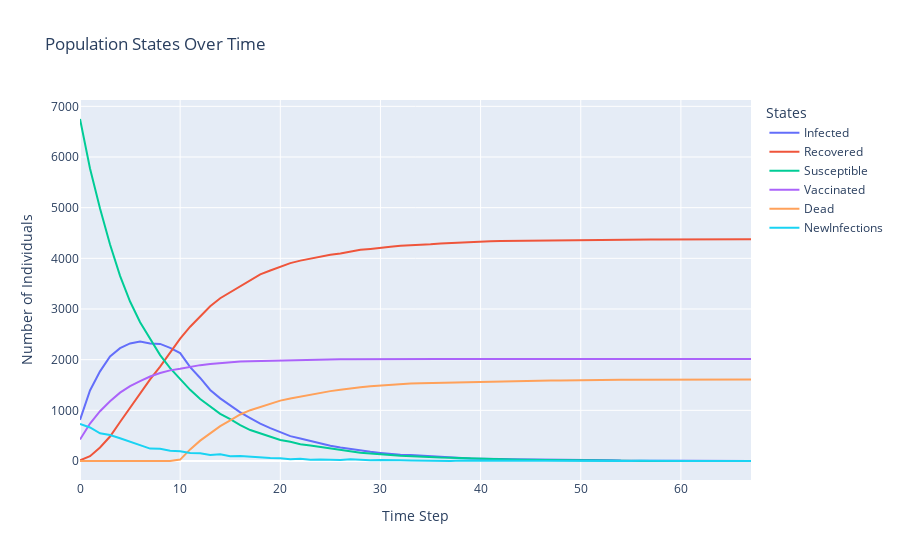

The notebook cell saved with this chart:
### Code cell
import pandas as pd
import plotly.express as px

# Load the dataset
file_path = '/Users/Karan/Desktop/Project/simulation_output.csv'  # Update with the actual path
data = pd.read_csv(file_path)

# Create an interactive line chart
fig = px.line(data, x='TimeStep', y=['Infected', 'Recovered', 'Susceptible', 'Vaccinated', 'Dead', 'NewInfections'],
              title='Population States Over Time')

# Enhance the plot with labels and a legend
fig.update_layout(xaxis_title='Time Step', 
                  yaxis_title='Number of Individuals', 
                  legend_title='States')

# Show the plot
fig.show()

### Figure 1 — Plotly figure (JSON) as saved in the notebook; plotly's stock layout.template omitted (floating-point values rounded to 4 significant figures)
{"data": [{"hovertemplate": "variable=Infected<br>TimeStep=%{x}<br>value=%{y}<extra></extra>", "legendgroup": "Infected", "line": {"color": "#636efa", "dash": "solid"}, "marker": {"symbol": "circle"}, "mode": "lines", "name": "Infected", "orientation": "v", "showlegend": true, "type": "scatter", "x": [0, 1, 2, 3, 4, 5, 6, 7, 8, 9, 10, 11, 12, 13, 14, 15, 16, 17, 18, 19, 20, 21, 22, 23, 24, 25, 26, 27, 28, 29, 30, 31, 32, 33, 34, 35, 36, 37, 38, 39, 40, 41, 42, 43, 44, 45, 46, 47, 48, 49, 50, 51, 52, 53, 54, 55, 56, 57, 58, 59, 60, 61, 62, 63, 64, 65, 66, 67], "xaxis": "x", "y": [813, 1393, 1769, 2065, 2227, 2321, 2359, 2321, 2311, 2234, 2129, 1853, 1639, 1402, 1236, 1094, 959, 848, 736, 650, 572, 491, 445, 398, 343, 302, 267, 235, 201, 182, 160, 139, 122, 117, 104, 98, 82, 69, 59, 50, 45, 37, 38, 36, 35, 33, 30, 25, 23, 19, 21, 23, 22, 16, 10, 9, 11, 10, 8, 8, 6, 4, 2, 1, 1, 1, 1, 0], "yaxis": "y"}, {"hovertemplate": "variable=Recovered<br>TimeStep=%{x}<br>value=%{y}<extra></extra>", "legendgroup": "Recovered", "line": {"color": "#EF553B", "dash": "solid"}, "marker": {"symbol": "circle"}, "mode": "lines", "name": "Recovered", "orientation": "v", "showlegend": true, "type": "scatter", "x": [0, 1, 2, 3, 4, 5, 6, 7, 8, 9, 10, 11, 12, 13, 14, 15, 16, 17, 18, 19, 20, 21, 22, 23, 24, 25, 26, 27, 28, 29, 30, 31, 32, 33, 34, 35, 36, 37, 38, 39, 40, 41, 42, 43, 44, 45, 46, 47, 48, 49, 50, 51, 52, 53, 54, 55, 56, 57, 58, 59, 60, 61, 62, 63, 64, 65, 66, 67], "xaxis": "x", "y": [13, 95, 266, 483, 769, 1056, 1327, 1610, 1863, 2144, 2415, 2650, 2842, 3053, 3213, 3334, 3453, 3567, 3683, 3759, 3833, 3905, 3955, 3992, 4039, 4069, 4097, 4133, 4168, 4186, 4213, 4229, 4247, 4254, 4266, 4278, 4295, 4305, 4317, 4326, 4331, 4336, 4341, 4344, 4344, 4348, 4350, 4355, 4358, 4359, 4361, 4363, 4365, 4367, 4372, 4373, 4373, 4374, 4374, 4375, 4377, 4378, 4379, 4379, 4379, 4379, 4379, 4379], "yaxis": "y"}, {"hovertemplate": "variable=Susceptible<br>TimeStep=%{x}<br>value=%{y}<extra></extra>", "legendgroup": "Susceptible", "line": {"color": "#00cc96", "dash": "solid"}, "marker": {"symbol": "circle"}, "mode": "lines", "name": "Susceptible", "orientation": "v", "showlegend": true, "type": "scatter", "x": [0, 1, 2, 3, 4, 5, 6, 7, 8, 9, 10, 11, 12, 13, 14, 15, 16, 17, 18, 19, 20, 21, 22, 23, 24, 25, 26, 27, 28, 29, 30, 31, 32, 33, 34, 35, 36, 37, 38, 39, 40, 41, 42, 43, 44, 45, 46, 47, 48, 49, 50, 51, 52, 53, 54, 55, 56, 57, 58, 59, 60, 61, 62, 63, 64, 65, 66, 67], "xaxis": "x", "y": [6750, 5773, 4982, 4272, 3655, 3147, 2739, 2402, 2090, 1833, 1608, 1405, 1225, 1083, 930, 825, 708, 611, 540, 475, 413, 379, 329, 304, 274, 246, 224, 189, 165, 149, 127, 116, 102, 90, 83, 73, 67, 65, 57, 50, 45, 40, 33, 29, 26, 23, 22, 20, 18, 17, 13, 7, 5, 5, 5, 5, 2, 2, 2, 1, 1, 1, 1, 1, 1, 1, 1, 1], "yaxis": "y"}, {"hovertemplate": "variable=Vaccinated<br>TimeStep=%{x}<br>value=%{y}<extra></extra>", "legendgroup": "Vaccinated", "line": {"color": "#ab63fa", "dash": "solid"}, "marker": {"symbol": "circle"}, "mode": "lines", "name": "Vaccinated", "orientation": "v", "showlegend": true, "type": "scatter", "x": [0, 1, 2, 3, 4, 5, 6, 7, 8, 9, 10, 11, 12, 13, 14, 15, 16, 17, 18, 19, 20, 21, 22, 23, 24, 25, 26, 27, 28, 29, 30, 31, 32, 33, 34, 35, 36, 37, 38, 39, 40, 41, 42, 43, 44, 45, 46, 47, 48, 49, 50, 51, 52, 53, 54, 55, 56, 57, 58, 59, 60, 61, 62, 63, 64, 65, 66, 67], "xaxis": "x", "y": [424, 739, 983, 1180, 1349, 1476, 1575, 1667, 1736, 1789, 1820, 1863, 1892, 1915, 1934, 1946, 1962, 1971, 1976, 1983, 1990, 1991, 1999, 2000, 2001, 2004, 2006, 2007, 2009, 2010, 2011, 2011, 2011, 2011, 2011, 2011, 2011, 2011, 2011, 2011, 2011, 2011, 2011, 2011, 2011, 2011, 2011, 2011, 2011, 2011, 2011, 2011, 2011, 2011, 2011, 2011, 2011, 2011, 2011, 2011, 2011, 2011, 2011, 2011, 2011, 2011, 2011, 2011], "yaxis": "y"}, {"hovertemplate": "variable=Dead<br>TimeStep=%{x}<br>value=%{y}<extra></extra>", "legendgroup": "Dead", "line": {"color": "#FFA15A", "dash": "solid"}, "marker": {"symbol": "circle"}, "mode": "lines", "name": "Dead", "orientation": "v", "showlegend": true, "type": "scatter", "x": [0, 1, 2, 3, 4, 5, 6, 7, 8, 9, 10, 11, 12, 13, 14, 15, 16, 17, 18, 19, 20, 21, 22, 23, 24, 25, 26, 27, 28, 29, 30, 31, 32, 33, 34, 35, 36, 37, 38, 39, 40, 41, 42, 43, 44, 45, 46, 47, 48, 49, 50, 51, 52, 53, 54, 55, 56, 57, 58, 59, 60, 61, 62, 63, 64, 65, 66, 67], "xaxis": "x", "y": [0, 0, 0, 0, 0, 0, 0, 0, 0, 0, 28, 229, 402, 547, 687, 801, 918, 1003, 1065, 1133, 1192, 1234, 1272, 1306, 1343, 1379, 1406, 1436, 1457, 1473, 1489, 1505, 1518, 1528, 1536, 1540, 1545, 1550, 1556, 1563, 1568, 1576, 1577, 1580, 1584, 1585, 1587, 1589, 1590, 1594, 1594, 1596, 1597, 1601, 1602, 1602, 1603, 1603, 1605, 1605, 1605, 1606, 1607, 1608, 1608, 1608, 1608, 1609], "yaxis": "y"}, {"hovertemplate": "variable=NewInfections<br>TimeStep=%{x}<br>value=%{y}<extra></extra>", "legendgroup": "NewInfections", "line": {"color": "#19d3f3", "dash": "solid"}, "marker": {"symbol": "circle"}, "mode": "lines", "name": "NewInfections", "orientation": "v", "showlegend": true, "type": "scatter", "x": [0, 1, 2, 3, 4, 5, 6, 7, 8, 9, 10, 11, 12, 13, 14, 15, 16, 17, 18, 19, 20, 21, 22, 23, 24, 25, 26, 27, 28, 29, 30, 31, 32, 33, 34, 35, 36, 37, 38, 39, 40, 41, 42, 43, 44, 45, 46, 47, 48, 49, 50, 51, 52, 53, 54, 55, 56, 57, 58, 59, 60, 61, 62, 63, 64, 65, 66, 67], "xaxis": "x", "y": [733, 662, 547, 513, 448, 381, 309, 245, 243, 204, 194, 160, 151, 119, 134, 93, 101, 88, 66, 58, 55, 33, 42, 24, 29, 25, 20, 34, 22, 15, 21, 11, 14, 12, 7, 10, 6, 2, 8, 7, 5, 5, 7, 4, 3, 3, 1, 2, 2, 1, 4, 6, 2, 0, 0, 0, 3, 0, 0, 1, 0, 0, 0, 0, 0, 0, 0, 0], "yaxis": "y"}], "layout": {"legend": {"title": {"text": "States"}, "tracegroupgap": 0}, "title": {"text": "Population States Over Time"}, "xaxis": {"anchor": "y", "domain": [0, 1], "title": {"text": "Time Step"}}, "yaxis": {"anchor": "x", "domain": [0, 1], "title": {"text": "Number of Individuals"}}}}
